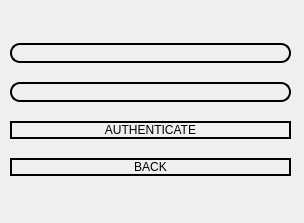
<?xml version="1.0" encoding="UTF-8"?>
<ui version="4.0">
 <class>ManagerAuthenticationDialog2</class>
 <widget class="QDialog" name="ManagerAuthenticationDialog2">
  <property name="geometry">
   <rect>
    <x>0</x>
    <y>0</y>
    <width>304</width>
    <height>223</height>
   </rect>
  </property>
  <property name="windowTitle">
   <string>Dialog</string>
  </property>
  <widget class="QWidget" name="layoutWidget">
   <property name="geometry">
    <rect>
     <x>10</x>
     <y>30</y>
     <width>281</width>
     <height>161</height>
    </rect>
   </property>
   <layout class="QVBoxLayout" name="verticalLayout">
    <item>
     <widget class="QLineEdit" name="lineEditManagerLoginName2">
      <property name="styleSheet">
       <string notr="true">#lineEditManagerLoginName2{
	background-color: transparent;
border-radius: 10px ;
border: 2px solid black

}</string>
      </property>
     </widget>
    </item>
    <item>
     <widget class="QLineEdit" name="lineEditManagerLoginPass2">
      <property name="styleSheet">
       <string notr="true">#lineEditManagerLoginPass2{
	background-color: transparent;
border-radius: 10px ;
border: 2px solid black

}</string>
      </property>
     </widget>
    </item>
    <item>
     <widget class="QPushButton" name="pushButtonManagerloginAuthenticate2">
      <property name="styleSheet">
       <string notr="true">#pushButtonManagerloginAuthenticate2{
color: rgb(0, 0, 0);
border-background: transparent;
border-radius :10px;
border: 2px solid black;
font: 700 11pt &quot;Arial&quot;;
}


#pushButtonManagerloginAuthenticate2:hover{

background-color:rgb(85, 170, 255);
}

#pushButtonManagerloginAuthenticate2:pressed{
	background-color: rgb(0, 85, 255);

}</string>
      </property>
      <property name="text">
       <string>AUTHENTICATE</string>
      </property>
     </widget>
    </item>
    <item>
     <widget class="QPushButton" name="pushButtonManagerLoginBack2">
      <property name="styleSheet">
       <string notr="true">#pushButtonManagerLoginBack2{
color: rgb(0, 0, 0);
border-background: transparent;
border-radius :10px;
border: 2px solid black;
font: 700 11pt &quot;Arial&quot;;
}


#pushButtonManagerLoginBack2:hover{

background-color:rgb(85, 170, 255);
}

#pushButtonManagerLoginBack2:pressed{
	background-color: rgb(0, 85, 255);

}</string>
      </property>
      <property name="text">
       <string>BACK</string>
      </property>
     </widget>
    </item>
   </layout>
  </widget>
 </widget>
 <resources/>
 <connections/>
</ui>
